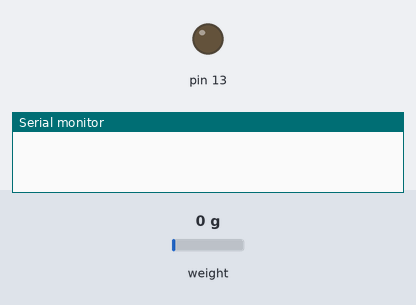
Bench run of a sketch on a simulated Arduino Uno, built with avr-gcc and run on an emulated ATmega328P. Shown: output pins drawn as LEDs (lit = HIGH), the last lines printed to the serial monitor. Inputs (shaded band) come from the test bench; at power-on: weight on the scale 0 g. At 17.5 s the program stops and its outputs stay as they are.

Above: at 0.1 s.
At 11.6 s:
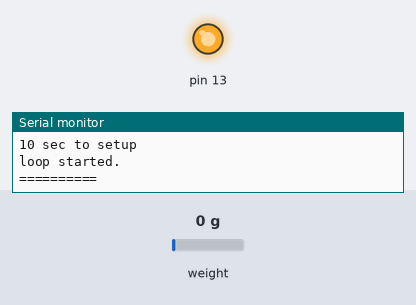
Timing chart, 0 to 13.1 s (numbered marks = the images above):
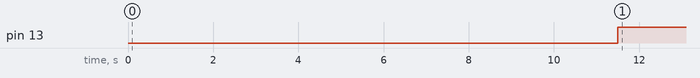

Measured:
- by itself, pin 13: LOW → HIGH at 11.5 s

The sketch:

main.ino
```cpp
#include <HX711.h>

const int DT_PIN = 6;
const int SCK_PIN = 5;

const int scale_factor = 443;
const double original=560;

HX711 scale;

void setup() {
  pinMode(13,OUTPUT);

  Serial.begin(9600);

  scale.begin(DT_PIN, SCK_PIN);

  scale.set_scale(scale_factor);
  scale.tare();

  Serial.println("returnZero");
  Serial.println(scale.get_units(5), 0);

  Serial.println("originalWeight");
  Serial.println(original);

  Serial.println("10 sec to setup");
  delay(10000);
  Serial.println("loop started.");
  Serial.println("==========");
}

double last,data;
int times=1;

void loop() {
  digitalWrite(13,HIGH);
  last=scale.get_units(10)*-1;
  if(last>=original){
    Serial.println(times);
    Serial.println(last);
  }
  else{
    Serial.println(times);
    Serial.println(last);
    Serial.println("end.");
    delay(5000);
    exit(0);
  }

  digitalWrite(13,LOW);

  scale.power_down();
  delay(1000);
  //delay(3000);
  scale.power_up();

  times++;
}
```
